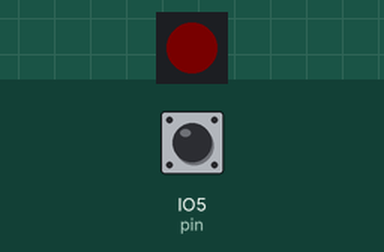
This program was run on a simulated ESP32 board running CircuitPython. Shown: 1 RGB LEDs in strip order, left to right. The inputs (shaded band) are chosen by the test bench; at power-on: IO5 (pin) HIGH. Dim RGB values are drawn brighter than linear.

Above: at 1.2 s.
1.3 s: IO5 (pin) pulled LOW for 0.15 s
At 2.5 s:
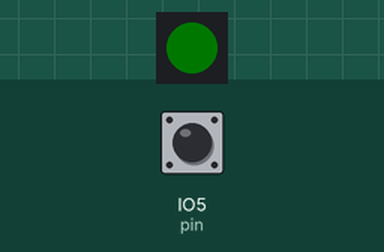
2.9 s: IO5 (pin) pulled LOW for 1 s
At 3.9 s:
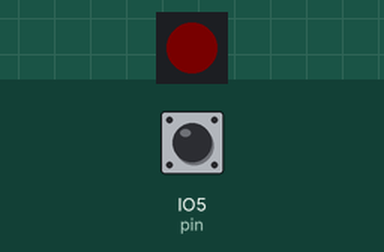
5.4 s: IO5 (pin) pulled LOW for 3.2 s
At 5.8 s:
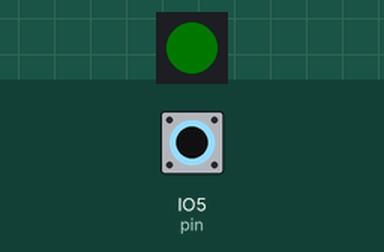
Timing chart, 0 to 8.4 s (numbered marks = the images above; inputs shaded):
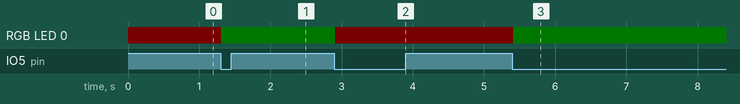

The program:

button_change_neopixel_on_press.py
```python
import board
import digitalio
from adafruit_debouncer import Debouncer
import neopixel

pixel_pin = board.IO45
num_pixels = 1
pixels = neopixel.NeoPixel(pixel_pin, num_pixels, brightness=0.01, auto_write=False)

pin = digitalio.DigitalInOut(board.IO5)
pin.direction = digitalio.Direction.INPUT
pin.pull = digitalio.Pull.UP
switch = Debouncer(pin)

RED = (255, 0, 0)
YELLOW = (255, 150, 0)
GREEN = (0, 255, 0)
CYAN = (0, 255, 255)
BLUE = (0, 0, 255)
PURPLE = (180, 0, 255)

def use_neopixel(color):
    pixels.fill(color)
    pixels.show()

led_state = False

while True:
    # first pass: check real life
    switch.update()

    # second pass: assess state
    if switch.fell:
        if led_state:
            led_state = False
        else:
            led_state = True

    # third pass: reconcile state
    if led_state:
        use_neopixel(GREEN)
    else:
        use_neopixel(RED)
```

Measured:
- after the input at 1.3 s, RGB LED 0: RGB(2, 0, 0) → RGB(0, 2, 0) at once
- after the input at 2.9 s, RGB LED 0: RGB(0, 2, 0) → RGB(2, 0, 0) at once
- after the input at 5.4 s, RGB LED 0: RGB(2, 0, 0) → RGB(0, 2, 0) at once
